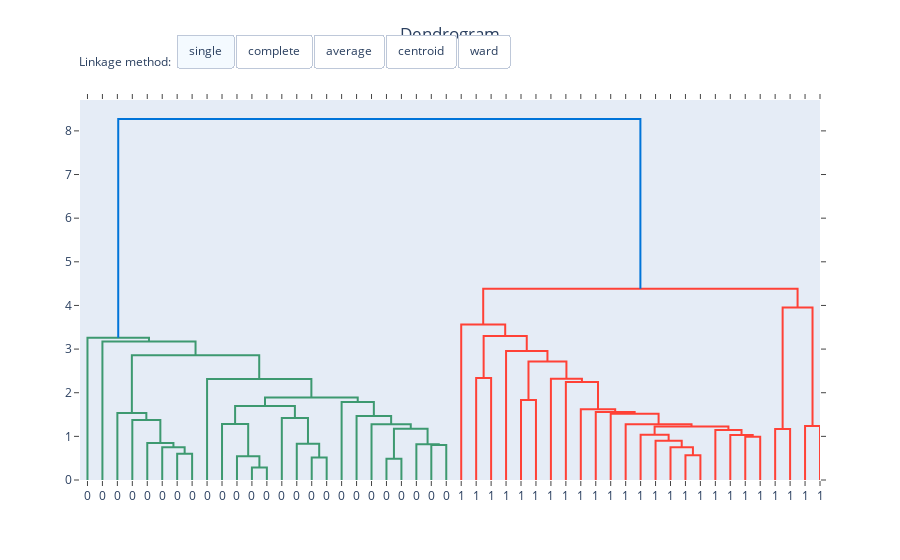

Notebook code cell kept with this figure:
### Code cell
import plotly.figure_factory as ff
import plotly.graph_objects as go


fig = go.Figure()
trace_cnt = []
layouts = []

linkage_methods = ['single', 'complete', 'average', 'centroid', 'ward']
num_clusters = 2

for linkage_method in linkage_methods:

    dendrogram = ff.create_dendrogram(
        X, labels=y,
        linkagefun=lambda x: linkage(x, method=linkage_method)
    )

    trace_cnt.append(len(dendrogram.data))
    
    for data in dendrogram.data:
        data.visible = False
        data.showlegend = False
        fig.add_trace(data)

    layouts.append(dendrogram.layout)

    # agg_clustering = AgglomerativeClustering(n_clusters=num_clusters, linkage=linkage_method)
    # cluster_labels = agg_clustering.fit_predict(X)

    # fig.add_trace(
    #     go.Scatter(
    #         x=X[:, 0],
    #         y=X[:, 1],
    #         marker=dict(size=cluster_labels),
    #         visible=False
    #     ),
    #     row=1, col=2
    # )

    # fig.add_la
fig.update_layout(
    title={"text": "Dendrogram", "x": 0.5, "y": 0.95},
    xaxis=layouts[0]["xaxis"],
    yaxis=layouts[0]["yaxis"],
)

for i in range(trace_cnt[0]):
    fig.data[i].visible = True

fig.update_layout(
    updatemenus=[
        dict(
            type="buttons",
            direction="right",
            active=0,
            showactive=True,
            x=0.13,
            xanchor="left",
            y=1.20,
            yanchor="top",
            pad={"r": 10, "t": 10},
            buttons=list([
                dict(label=linkage_method,
                     method="update",
                     args=[{"visible": [False] * sum(trace_cnt[:i]) + [True] * trace_cnt[i]  + [False] * sum(trace_cnt[i:])},
                           {"xaxis": layouts[i]["xaxis"], "yaxis": layouts[i]["yaxis"]}])
                for i, linkage_method in enumerate(linkage_methods)
            ]),
        )
    ])

fig.update_layout(
    annotations=[
        dict(text="Linkage method:", showarrow=False, x=30, y=1.13, yref="paper", align="left")
    ]
)

fig.show()
